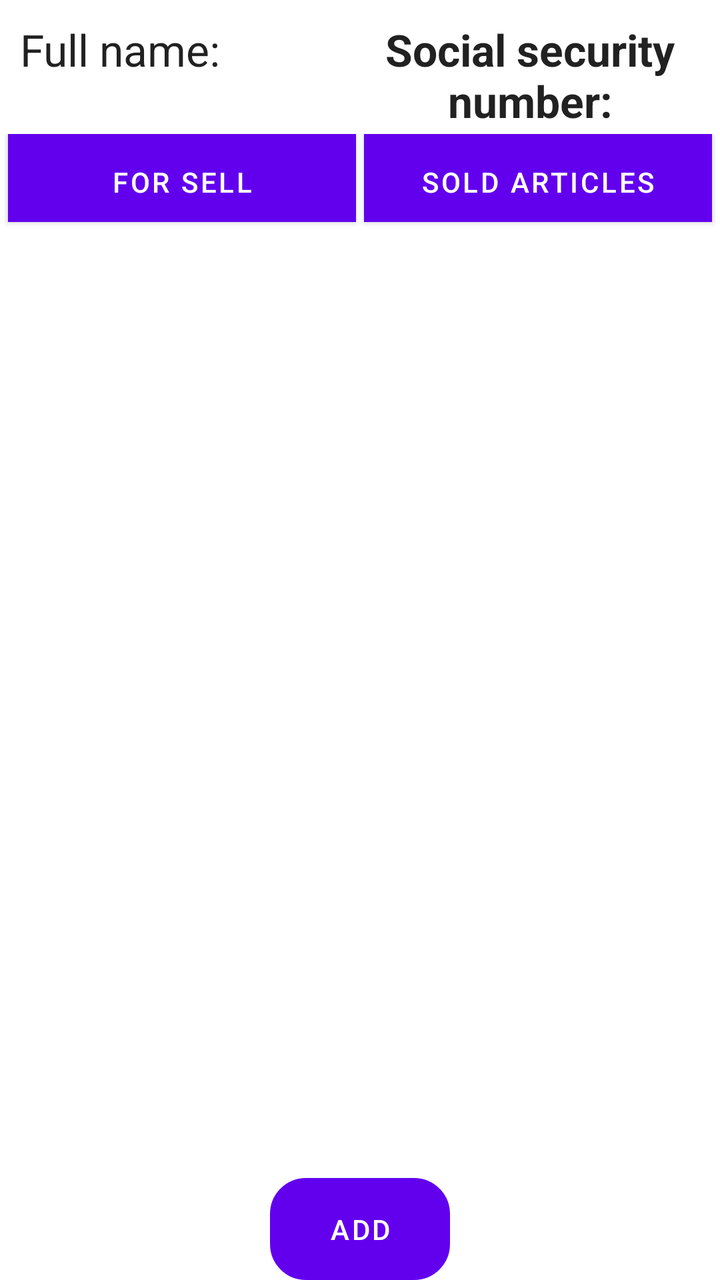
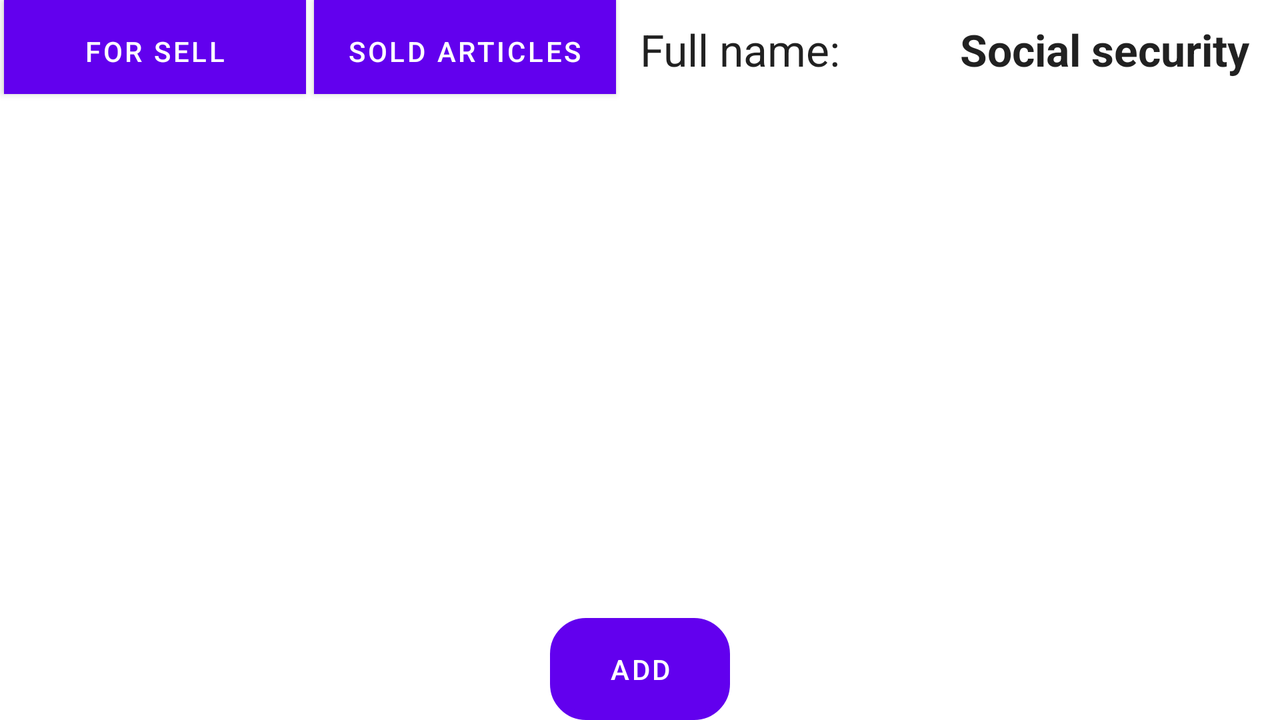

An Android layout and its configuration variant, each rendered on a device that would load it. The default file and the variant file are quoted in full after the pictures.
<!-- AndroidManifest.xml: application theme Theme.KitaMarket -->
<!-- res/layout/activity_customer_articles.xml -->
<?xml version="1.0" encoding="utf-8"?>
<LinearLayout
    xmlns:android="http://schemas.android.com/apk/res/android"
    xmlns:app="http://schemas.android.com/apk/res-auto"
    android:layout_width="match_parent"
    android:layout_height="match_parent"
    android:orientation="vertical"
    android:gravity="center">

    <androidx.constraintlayout.widget.ConstraintLayout
        android:layout_width="match_parent"
        android:layout_height="0dp"
        android:layout_weight="3">

        <LinearLayout
            android:id="@+id/customer_articles_title_layout"
            android:layout_width="match_parent"
            android:layout_height="wrap_content"
            android:layout_margin="@dimen/margin_large"
            android:orientation="horizontal"
            app:layout_constraintStart_toStartOf="parent"
            app:layout_constraintTop_toTopOf="parent">

        <TextView
            android:id="@+id/customer_articles_full_name_"
            android:layout_width="0dp"
            android:layout_height="wrap_content"
            android:layout_weight="1"
            android:text="@string/full_name_label"
            android:textAppearance="@style/TextAppearance.AppCompat.Large" />

        <TextView
            android:id="@+id/customer_articles_balance"
            android:layout_width="0dp"
            android:layout_height="wrap_content"
            android:layout_weight="1"
            android:textStyle="bold"
            android:gravity="center_horizontal"
            android:text="@string/personal_number_label"
            android:textAppearance="@style/TextAppearance.AppCompat.Large"/>
        </LinearLayout>

        <androidx.fragment.app.FragmentContainerView
            android:layout_width="match_parent"
            android:layout_height="0dp"
            app:layout_constraintBottom_toTopOf="@id/add_new_article"
            app:layout_constraintEnd_toEndOf="parent"
            app:layout_constraintStart_toStartOf="parent"
            app:layout_constraintTop_toBottomOf="@+id/customer_articles_buttons_layout"
            android:id="@+id/fragment_container" />

        <LinearLayout
            android:id="@+id/customer_articles_buttons_layout"
            android:layout_width="match_parent"
            android:layout_height="@dimen/button_hight_small"
            android:orientation="horizontal"
            android:layout_margin="@dimen/margin_small"
            android:gravity="center"
            app:layout_constraintStart_toStartOf="parent"
            app:layout_constraintTop_toBottomOf="@+id/customer_articles_title_layout">


            <Button
                style="@android:style/ButtonBar"
                android:id="@+id/unsold_products_button"
                android:layout_height="match_parent"
                android:layout_width="0dp"
                android:layout_weight="1"
                android:layout_margin="@dimen/margin_small"
                android:layout_gravity="center_horizontal"
                android:queryBackground="@android:color/transparent"
                android:text="@string/articles_for_sale" />
            <Button
                style="@android:style/ButtonBar"
                android:id="@+id/sold_products_button"
                android:layout_height="match_parent"
                android:layout_width="0dp"
                android:layout_weight="1"
                android:layout_margin="@dimen/margin_small"
                android:layout_gravity="center_horizontal"
                android:queryBackground="@android:color/transparent"
                android:text="@string/sold_articles" />
        </LinearLayout>

            <Button
                android:id="@+id/add_new_article"
                android:layout_width="@dimen/button_width_medium"
                android:layout_height="@dimen/button_hight_medium"
                android:layout_gravity="center_horizontal"
                android:iconifiedByDefault="false"
                android:queryBackground="@android:color/transparent"
                android:background="@drawable/search_view_background"
                android:text="@string/add_label"
                app:layout_constraintBottom_toBottomOf="parent"
                app:layout_constraintEnd_toEndOf="parent"
                app:layout_constraintStart_toStartOf="parent" />

    </androidx.constraintlayout.widget.ConstraintLayout>


</LinearLayout>
<!-- resources referenced by this layout -->
<resources>
  <dimen name="button_hight_medium">51dp</dimen>
  <dimen name="button_hight_small">48dp</dimen>
  <dimen name="button_width_medium">90dp</dimen>
  <dimen name="margin_large">10dp</dimen>
  <dimen name="margin_small">2dp</dimen>
  <!-- drawable search_view_background (drawable) -->
  <?xml version="1.0" encoding="utf-8"?>
  
  <shape xmlns:android="http://schemas.android.com/apk/res/android"
      android:shape="rectangle">
      <corners
          android:radius="16dp"/>
      <stroke
          android:color="#c0bebe"
          android:width="4dp"/>
  </shape>
  <string name="add_label">Add</string>
  <string name="articles_for_sale">For sell</string>
  <string name="full_name_label">Full name:</string>
  <string name="personal_number_label">Social security number:</string>
  <string name="sold_articles">Sold articles</string>
  <style name="Theme.KitaMarket" parent="Theme.MaterialComponents.DayNight.DarkActionBar">
          
          <item name="colorPrimary">@color/purple_500</item>
          <item name="colorPrimaryVariant">@color/purple_700</item>
          <item name="colorOnPrimary">@color/white</item>
          
          <item name="colorSecondary">@color/teal_200</item>
          <item name="colorSecondaryVariant">@color/teal_700</item>
          <item name="colorOnSecondary">@color/black</item>
          
          <item name="android:statusBarColor" tools:targetApi="l">?attr/colorPrimaryVariant</item>
          
      </style>
  <color name="purple_500">#FF6200EE</color>
  <color name="purple_700">#FF3700B3</color>
  <color name="white">#FFFFFFFF</color>
  <color name="teal_200">#FF03DAC5</color>
  <color name="teal_700">#FF018786</color>
  <color name="black">#FF000000</color>
</resources>
<!-- res/layout-w500dp/activity_customer_articles.xml (the repository's variant of the layout above) -->
<!-- drawn on the phone turned sideways -->
<?xml version="1.0" encoding="utf-8"?>
<LinearLayout
    xmlns:android="http://schemas.android.com/apk/res/android"
    xmlns:app="http://schemas.android.com/apk/res-auto"
    android:layout_width="match_parent"
    android:layout_height="match_parent"
    android:orientation="vertical"
    android:gravity="center">


    <androidx.constraintlayout.widget.ConstraintLayout
        android:layout_width="match_parent"
        android:layout_height="0dp"
        android:layout_weight="3">



        <LinearLayout
            android:layout_width="match_parent"
            android:layout_height="0dp"
            app:layout_constraintBottom_toTopOf="@id/add_new_article"
            app:layout_constraintEnd_toEndOf="parent"
            app:layout_constraintStart_toStartOf="parent"
            app:layout_constraintTop_toBottomOf="@+id/customer_articles_buttons_title_layout"
            android:orientation="horizontal">

            <androidx.fragment.app.FragmentContainerView
                android:layout_width="0dp"
                android:layout_height="match_parent"
                android:layout_weight="1"
                android:id="@+id/fragment_container"
                android:divider="#FFCC00"
                />


            <androidx.fragment.app.FragmentContainerView
                android:layout_width="0dp"
                android:layout_height="match_parent"
                android:layout_weight="1"
                android:id="@+id/fragment_container2" />

        </LinearLayout>


        <LinearLayout
            android:id="@+id/customer_articles_buttons_title_layout"
            android:layout_width="match_parent"
            android:layout_height="@dimen/button_hight_medium"
            android:orientation="horizontal"
            android:gravity="center"
            app:layout_constraintStart_toStartOf="parent"
            app:layout_constraintTop_toTopOf="parent">

            <LinearLayout
                android:id="@+id/customer_articles_buttons_layout"
                android:layout_width="0dp"
                android:layout_height="match_parent"
                android:orientation="horizontal"
                android:layout_weight="1"
                android:gravity="center">

                <Button
                    style="@android:style/ButtonBar"
                    android:id="@+id/unsold_products_button"
                    android:layout_height="match_parent"
                    android:layout_width="0dp"
                    android:layout_weight="1"
                    android:layout_margin="@dimen/margin_small"
                    android:layout_gravity="center_horizontal"
                    android:queryBackground="@android:color/transparent"
                    android:text="@string/articles_for_sale" />
                <Button
                    style="@android:style/ButtonBar"
                    android:id="@+id/sold_products_button"
                    android:layout_height="match_parent"
                    android:layout_width="0dp"
                    android:layout_weight="1"
                    android:layout_margin="@dimen/margin_small"
                    android:layout_gravity="center_horizontal"
                    android:queryBackground="@android:color/transparent"
                    android:text="@string/sold_articles" />
            </LinearLayout>
            <LinearLayout
                android:id="@+id/customer_articles_title_layout"
                android:layout_width="0dp"
                android:layout_height="wrap_content"
                android:layout_margin="@dimen/margin_large"
                android:orientation="horizontal"
                android:layout_weight="1">

                <TextView
                    android:id="@+id/customer_articles_full_name_"
                    android:layout_width="0dp"
                    android:layout_height="wrap_content"
                    android:layout_weight="1"
                    android:text="@string/full_name_label"
                    android:textAppearance="@style/TextAppearance.AppCompat.Large" />

                <TextView
                    android:id="@+id/customer_articles_balance"
                    android:layout_width="0dp"
                    android:layout_height="wrap_content"
                    android:layout_weight="1"
                    android:textStyle="bold"
                    android:gravity="center_horizontal"
                    android:text="@string/personal_number_label"
                    android:textAppearance="@style/TextAppearance.AppCompat.Large"/>
            </LinearLayout>
        </LinearLayout>

        <Button
            android:id="@+id/add_new_article"
            android:layout_width="@dimen/button_width_medium"
            android:layout_height="@dimen/button_hight_medium"
            android:layout_gravity="center_horizontal"
            android:layout_marginHorizontal="16dp"
            android:iconifiedByDefault="false"
            android:queryBackground="@android:color/transparent"
            android:background="@drawable/search_view_background"
            android:text="@string/add_label"
            app:layout_constraintBottom_toBottomOf="parent"
            app:layout_constraintEnd_toEndOf="parent"
            app:layout_constraintStart_toStartOf="parent" />

    </androidx.constraintlayout.widget.ConstraintLayout>


</LinearLayout>
<!-- resources referenced by the variant -->
<!-- as the phone turned sideways resolves them -->
<resources>
  <dimen name="button_hight_medium">51dp</dimen>
  <dimen name="button_width_medium">90dp</dimen>
  <dimen name="margin_large">10dp</dimen>
  <dimen name="margin_small">2dp</dimen>
  <!-- drawable search_view_background (drawable) -->
  <?xml version="1.0" encoding="utf-8"?>
  
  <shape xmlns:android="http://schemas.android.com/apk/res/android"
      android:shape="rectangle">
      <corners
          android:radius="16dp"/>
      <stroke
          android:color="#c0bebe"
          android:width="4dp"/>
  </shape>
  <string name="add_label">Add</string>
  <string name="articles_for_sale">For sell</string>
  <string name="full_name_label">Full name:</string>
  <string name="personal_number_label">Social security number:</string>
  <string name="sold_articles">Sold articles</string>
  <style name="Theme.KitaMarket" parent="Theme.MaterialComponents.DayNight.DarkActionBar">
          
          <item name="colorPrimary">@color/purple_500</item>
          <item name="colorPrimaryVariant">@color/purple_700</item>
          <item name="colorOnPrimary">@color/white</item>
          
          <item name="colorSecondary">@color/teal_200</item>
          <item name="colorSecondaryVariant">@color/teal_700</item>
          <item name="colorOnSecondary">@color/black</item>
          
          <item name="android:statusBarColor" tools:targetApi="l">?attr/colorPrimaryVariant</item>
          
      </style>
  <color name="purple_500">#FF6200EE</color>
  <color name="purple_700">#FF3700B3</color>
  <color name="white">#FFFFFFFF</color>
  <color name="teal_200">#FF03DAC5</color>
  <color name="teal_700">#FF018786</color>
  <color name="black">#FF000000</color>
</resources>
